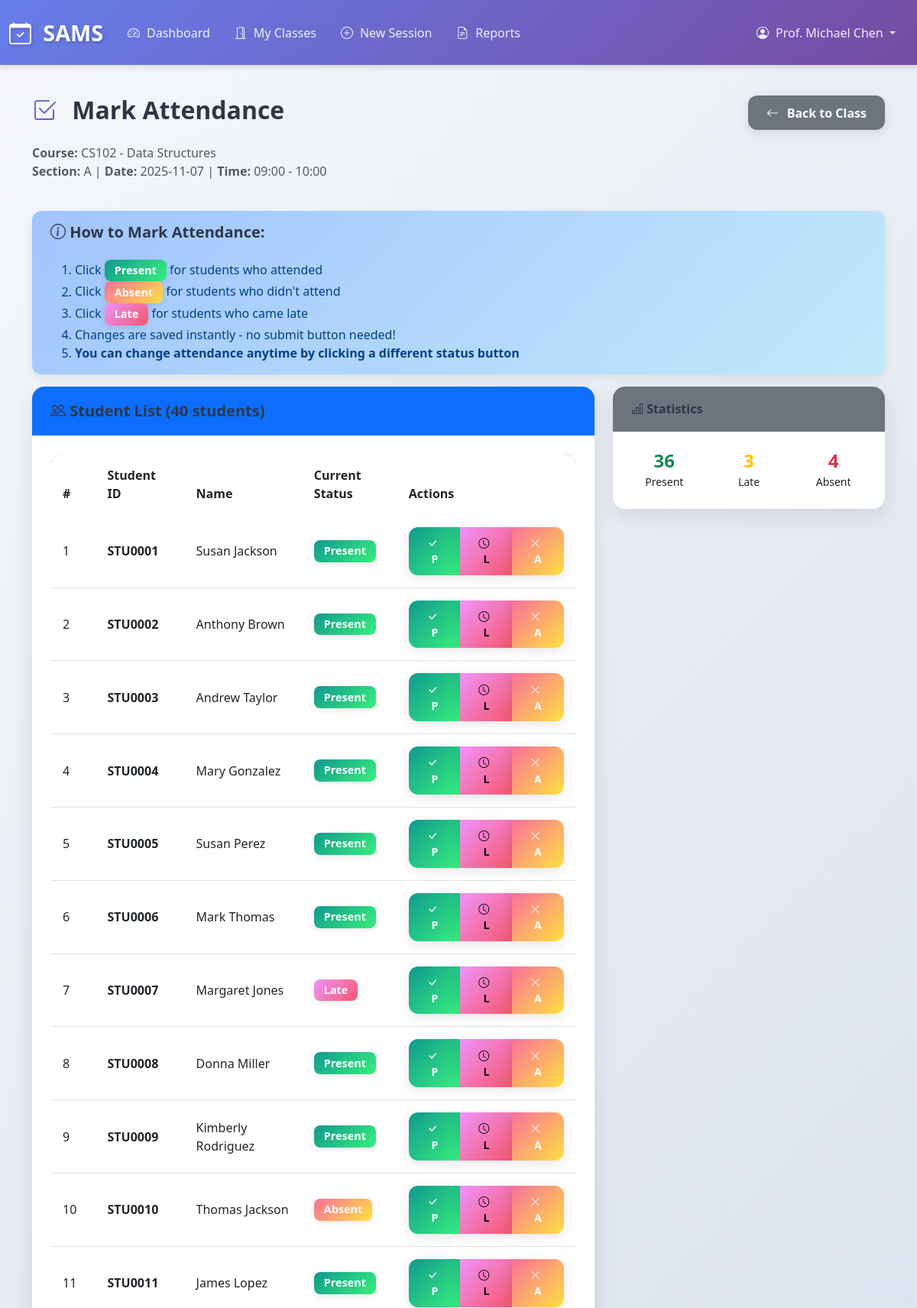
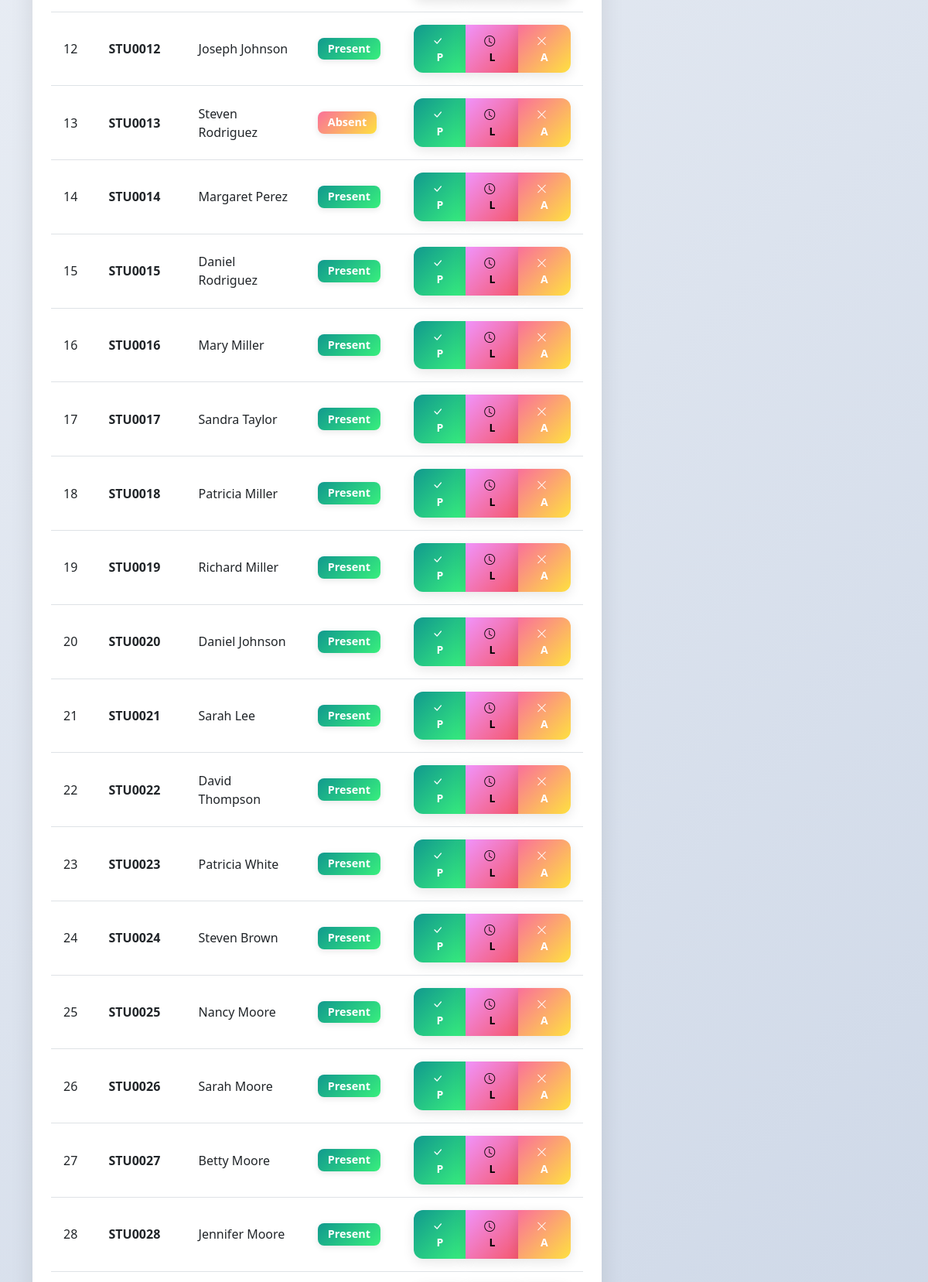
Screenshot of /faculty/session/1/mark (signed in, upper part) with the database file from the repository (2 pictures, top to bottom).
### app.py (models this page shows)
class User(db.Model):
    __tablename__ = 'users'
    id = db.Column(db.Integer, primary_key=True)
    username = db.Column(db.String(80), unique=True, nullable=False)
    email = db.Column(db.String(120), unique=True, nullable=False)
    password_hash = db.Column(db.String(200), nullable=False)
    role = db.Column(db.String(20), nullable=False)
    full_name = db.Column(db.String(100), nullable=False)
    created_at = db.Column(db.DateTime, default=datetime.utcnow)
    is_active = db.Column(db.Boolean, default=True)

class Course(db.Model):
    __tablename__ = 'courses'
    id = db.Column(db.Integer, primary_key=True)
    course_code = db.Column(db.String(20), unique=True, nullable=False)
    course_name = db.Column(db.String(100), nullable=False)
    department = db.Column(db.String(100))
    credits = db.Column(db.Integer)
    year = db.Column(db.Integer)
    semester = db.Column(db.Integer)

class Class(db.Model):
    __tablename__ = 'classes'
    id = db.Column(db.Integer, primary_key=True)
    course_id = db.Column(db.Integer, db.ForeignKey('courses.id'), nullable=False)
    faculty_id = db.Column(db.Integer, db.ForeignKey('faculty.id'), nullable=False)
    section = db.Column(db.String(10))
    schedule = db.Column(db.String(100))
    room = db.Column(db.String(20))
    course = db.relationship('Course', backref='classes')
    faculty = db.relationship('Faculty', backref='classes')

class AttendanceSession(db.Model):
    __tablename__ = 'attendance_sessions'
    id = db.Column(db.Integer, primary_key=True)
    class_id = db.Column(db.Integer, db.ForeignKey('classes.id'), nullable=False)
    date = db.Column(db.Date, nullable=False)
    start_time = db.Column(db.Time, nullable=False)
    end_time = db.Column(db.Time, nullable=False)
    created_by = db.Column(db.Integer, db.ForeignKey('users.id'))
    created_at = db.Column(db.DateTime, default=datetime.utcnow)
    is_active = db.Column(db.Boolean, default=True)
    class_ref = db.relationship('Class', backref='attendance_sessions')

class Enrollment(db.Model):
    __tablename__ = 'enrollments'
    id = db.Column(db.Integer, primary_key=True)
    student_id = db.Column(db.Integer, db.ForeignKey('students.id'), nullable=False)
    class_id = db.Column(db.Integer, db.ForeignKey('classes.id'), nullable=False)
    enrollment_date = db.Column(db.DateTime, default=datetime.utcnow)
    student = db.relationship('Student', backref='enrollments')
    class_ref = db.relationship('Class', backref='enrollments')

class Student(db.Model):
    __tablename__ = 'students'
    id = db.Column(db.Integer, primary_key=True)
    user_id = db.Column(db.Integer, db.ForeignKey('users.id'), nullable=False)
    student_id = db.Column(db.String(20), unique=True, nullable=False)
    department = db.Column(db.String(100))
    year = db.Column(db.Integer)
    section = db.Column(db.String(10))
    parent_email = db.Column(db.String(120))
    parent_phone = db.Column(db.String(20))
    user = db.relationship('User', backref='student_profile')

### app.py (the view)
@app.route('/faculty/session/<int:session_id>/mark')
@role_required('faculty')
def faculty_mark_attendance_page(session_id):
    session_obj = AttendanceSession.query.get_or_404(session_id)
    faculty = get_current_faculty()
    if not faculty:
        return redirect(url_for('login'))
    if session_obj.class_ref.faculty_id != faculty.id:
        flash('You do not have access to this session.', 'danger')
        return redirect(url_for('faculty_classes'))
    enrollments = Enrollment.query.filter_by(class_id=session_obj.class_id).all()
    attendance_records = {
        record.student_id: record
        for record in Attendance.query.filter_by(session_id=session_id).all()
    }
    return render_template('faculty/mark_attendance.html',
                         session_obj=session_obj,
                         enrollments=enrollments,
                         attendance_records=attendance_records)

### templates/faculty/mark_attendance.html (shortened to what this page needs)
{% extends "base.html" %}
{% block content %}
<div class="row mb-4">
    <div class="col-md-8">
        <h2><i class="bi bi-check2-square"></i> Mark Attendance</h2>
        <p class="text-muted">
            <strong>Course:</strong> {{ session_obj.class_ref.course.course_code }} - {{ session_obj.class_ref.course.course_name }}<br>
            <strong>Section:</strong> {{ session_obj.class_ref.section }} |
            <strong>Date:</strong> {{ session_obj.date }} |
            <strong>Time:</strong> {{ session_obj.start_time.strftime('%H:%M') }} - {{ session_obj.end_time.strftime('%H:%M') }}
        </p>
    </div>
    <div class="col-md-4 text-end">
        <a href="{{ url_for('faculty_class_detail', class_id=session_obj.class_id) }}" class="btn btn-secondary">
            <i class="bi bi-arrow-left"></i> Back to Class
        </a>
    </div>
</div>
<div class="alert alert-info">
    <h5><i class="bi bi-info-circle"></i> How to Mark Attendance:</h5>
    <ol class="mb-0">
        <li>Click <span class="badge bg-success">Present</span> for students who attended</li>
        <li>Click <span class="badge bg-danger">Absent</span> for students who didn't attend</li>
        <li>Click <span class="badge bg-warning">Late</span> for students who came late</li>
        <li>Changes are saved instantly - no submit button needed!</li>
        <li><strong>You can change attendance anytime by clicking a different status button</strong></li>
    </ol>
</div>
<div class="row">
    <div class="col-md-8">
        <div class="card">
            <div class="card-header bg-primary text-white">
                <h5 class="mb-0">
                    <i class="bi bi-people"></i> Student List ({{ enrollments|length }} students)
                </h5>
            </div>
            <div class="card-body">
                <div class="table-responsive">
                    <table class="table table-hover">
                        <thead>
                            <tr>
                                <th width="10%">#</th>
                                <th width="20%">Student ID</th>
                                <th width="30%">Name</th>
                                <th width="20%">Current Status</th>
                                <th width="20%">Actions</th>
                            </tr>
                        </thead>
                        <tbody>
                            {% for enrollment in enrollments %}
                            <tr id="student-row-{{ enrollment.student.id }}">
                                <td>{{ loop.index }}</td>
                                <td><strong>{{ enrollment.student.student_id }}</strong></td>
                                <td>{{ enrollment.student.user.full_name }}</td>
                                <td>
                                    <span id="status-badge-{{ enrollment.student.id }}">
                                        {% if enrollment.student.id in attendance_records %}
                                            {% set record = attendance_records[enrollment.student.id] %}
                                            {% if record.status == 'present' %}
                                                <span class="badge bg-success">Present</span>
                                            {% elif record.status == 'absent' %}
                                                <span class="badge bg-danger">Absent</span>
                                            {% elif record.status == 'late' %}
                                                <span class="badge bg-warning">Late</span>
                                            {% endif %}
                                        {% else %}
                                            <span class="badge bg-secondary">Not Marked</span>
                                        {% endif %}
                                    </span>
                                </td>
                                <td>
                                        <div class="btn-group" role="group">
                                            {% if enrollment.student.id in attendance_records %}
                                                {% set record = attendance_records[enrollment.student.id] %}
                                                {% set aid = record.id %}
                                            {% else %}
                                                {% set aid = '' %}
                                            {% endif %}
                                            <button class="btn btn-sm btn-success edit-attendance"
                                                    data-attendance-id="{{ aid }}"
                                                    data-session="{{ session_obj.id }}"
                                                    data-student="{{ enrollment.student.id }}"
                                                    data-status="present"
                                                    title="Mark Present">
                                                <i class="bi bi-check-lg"></i> P
                                            </button>
                                            <button class="btn btn-sm btn-warning edit-attendance"
                                                    data-attendance-id="{{ aid }}"
                                                    data-session="{{ session_obj.id }}"
                                                    data-student="{{ enrollment.student.id }}"
                                                    data-status="late"
                                                    title="Mark Late">
                                                <i class="bi bi-clock"></i> L
                                            </button>
                                            <button class="btn btn-sm btn-danger edit-attendance"
                                                    data-attendance-id="{{ aid }}"
                                                    data-session="{{ session_obj.id }}"
                                                    data-student="{{ enrollment.student.id }}"
                                                    data-status="absent"
                                                    title="Mark Absent">
                                                <i class="bi bi-x-lg"></i> A
                                            </button>
                                        </div>
                                </td>
                            </tr>
                            {% endfor %}
                        </tbody>
                    </table>
                </div>
            </div>
        </div>
    </div>
    <div class="col-md-4">
        <div class="card">
            <div class="card-header bg-secondary text-white">
                <h6 class="mb-0"><i class="bi bi-bar-chart"></i> Statistics</h6>
            </div>
            <div class="card-body">
                <div class="row text-center" id="stats">
                    <div class="col-4">
                        <h4 class="text-success mb-0" id="present-count">0</h4>
                        <small>Present</small>
                    </div>
                    <div class="col-4">
                        <h4 class="text-warning mb-0" id="late-count">0</h4>
                        <small>Late</small>
                    </div>
                    <div class="col-4">
                        <h4 class="text-danger mb-0" id="absent-count">0</h4>
                        <small>Absent</small>
                    </div>
                </div>
            </div>
        </div>
    </div>
</div>
{% endblock %}

### templates/base.html (shortened to what this page needs)
<!DOCTYPE html>
<html lang="en">
<head>
    <link href="https://cdn.jsdelivr.net/npm/bootstrap@5.3.0/dist/css/bootstrap.min.css" rel="stylesheet">
    <link rel="stylesheet" href="https://cdn.jsdelivr.net/npm/bootstrap-icons@1.10.0/font/bootstrap-icons.css">
    <link rel="stylesheet" href="{{ url_for('static', filename='css/style.css') }}">
</head>
<body>
    {% if session.user_id %}
    <nav class="navbar navbar-expand-lg navbar-dark bg-primary">
        <div class="container-fluid">
            <a class="navbar-brand" href="{{ url_for('dashboard') }}">
                <i class="bi bi-calendar-check"></i> SAMS
            </a>
            <div class="collapse navbar-collapse" id="navbarNav">
                <ul class="navbar-nav me-auto">
                    {% if session.role == 'admin' %}
                    <li class="nav-item">
                        <a class="nav-link" href="{{ url_for('admin_dashboard') }}">
                            <i class="bi bi-speedometer2"></i> Dashboard
                        </a>
                    </li>
                    <li class="nav-item">
                        <a class="nav-link" href="{{ url_for('admin_users') }}">
                            <i class="bi bi-people"></i> Users
                        </a>
                    </li>
                    <li class="nav-item">
                        <a class="nav-link" href="{{ url_for('admin_courses') }}">
                            <i class="bi bi-book"></i> Courses
                        </a>
                    </li>
                    <li class="nav-item">
                        <a class="nav-link" href="{{ url_for('admin_classes') }}">
                            <i class="bi bi-door-open"></i> Classes
                        </a>
                    </li>
                    <li class="nav-item">
                        <a class="nav-link" href="{{ url_for('admin_reports') }}">
                            <i class="bi bi-file-earmark-text"></i> Reports
                        </a>
                    </li>
                    {% elif session.role == 'faculty' %}
                    <li class="nav-item">
                        <a class="nav-link" href="{{ url_for('faculty_dashboard') }}">
                            <i class="bi bi-speedometer2"></i> Dashboard
                        </a>
                    </li>
                    <li class="nav-item">
                        <a class="nav-link" href="{{ url_for('faculty_classes') }}">
                            <i class="bi bi-door-open"></i> My Classes
                        </a>
                    </li>
                    <li class="nav-item">
                        <a class="nav-link" href="{{ url_for('faculty_create_session') }}">
                            <i class="bi bi-plus-circle"></i> New Session
                        </a>
                    </li>
                    <li class="nav-item">
                        <a class="nav-link" href="{{ url_for('faculty_reports') }}">
                            <i class="bi bi-file-earmark-text"></i> Reports
                        </a>
                    </li>
                    {% endif %}
                </ul>
                <ul class="navbar-nav">
                    <li class="nav-item dropdown">
                        <a class="nav-link dropdown-toggle" href="#" id="navbarDropdown" role="button" data-bs-toggle="dropdown">
                            <i class="bi bi-person-circle"></i> {{ session.full_name }}
                        </a>
                    </li>
                </ul>
            </div>
        </div>
    </nav>
    {% endif %}
    <main class="container my-4">
        {% block content %}{% endblock %}
    </main>
</body>
</html>

### rows the page displays
User: full_name "Prof. Michael Chen"
Course: class_ref.course.course_code "CS102", class_ref.course.course_name "Data Structures"
Class: class_ref.section "A"
AttendanceSession: date "2025-11-07", start_time "09:00", end_time "10:00"
Enrollment: student.student_id "STU0001", student.user.full_name "Susan Jackson", shows "Present"
Enrollment: student.student_id "STU0002", student.user.full_name "Anthony Brown", shows "Present"
Enrollment: student.student_id "STU0003", student.user.full_name "Andrew Taylor", shows "Present"
Enrollment: student.student_id "STU0004", student.user.full_name "Mary Gonzalez", shows "Present"
Enrollment: student.student_id "STU0005", student.user.full_name "Susan Perez", shows "Present"
Enrollment: student.student_id "STU0006", student.user.full_name "Mark Thomas", shows "Present"
Enrollment: student.student_id "STU0007", student.user.full_name "Margaret Jones", shows "Late"
Enrollment: student.student_id "STU0008", student.user.full_name "Donna Miller", shows "Present"
Enrollment: student.student_id "STU0009", student.user.full_name "Kimberly Rodriguez", shows "Present"
Enrollment: student.student_id "STU0010", student.user.full_name "Thomas Jackson", shows "Absent"
Enrollment: student.student_id "STU0011", student.user.full_name "James Lopez", shows "Present"
Enrollment: student.student_id "STU0012", student.user.full_name "Joseph Johnson", shows "Present"
Enrollment: student.student_id "STU0013", student.user.full_name "Steven Rodriguez", shows "Absent"
Enrollment: student.student_id "STU0014", student.user.full_name "Margaret Perez", shows "Present"
Enrollment: student.student_id "STU0015", student.user.full_name "Daniel Rodriguez", shows "Present"
Enrollment: student.student_id "STU0016", student.user.full_name "Mary Miller", shows "Present"
Enrollment: student.student_id "STU0017", student.user.full_name "Sandra Taylor", shows "Present"
Enrollment: student.student_id "STU0018", student.user.full_name "Patricia Miller", shows "Present"
Enrollment: student.student_id "STU0019", student.user.full_name "Richard Miller", shows "Present"
Enrollment: student.student_id "STU0020", student.user.full_name "Daniel Johnson", shows "Present"
Enrollment: student.student_id "STU0021", student.user.full_name "Sarah Lee", shows "Present"
Enrollment: student.student_id "STU0022", student.user.full_name "David Thompson", shows "Present"
Enrollment: student.student_id "STU0023", student.user.full_name "Patricia White", shows "Present"
Enrollment: student.student_id "STU0024", student.user.full_name "Steven Brown", shows "Present"
Enrollment: student.student_id "STU0025", student.user.full_name "Nancy Moore", shows "Present"
Enrollment: student.student_id "STU0026", student.user.full_name "Sarah Moore", shows "Present"
Enrollment: student.student_id "STU0027", student.user.full_name "Betty Moore", shows "Present"
Enrollment: student.student_id "STU0028", student.user.full_name "Jennifer Moore", shows "Present"

### other values shown
{{ enrollments|length }} "40"
